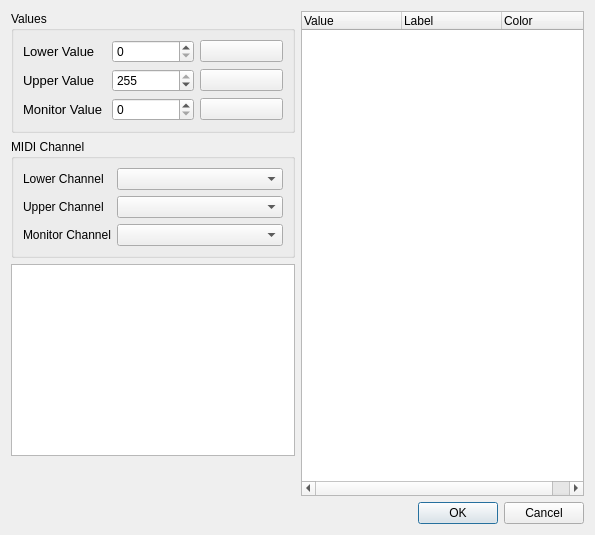
<?xml version="1.0" encoding="UTF-8"?>
<ui version="4.0">
 <class>CustomFeedbackDialog</class>
 <widget class="QDialog" name="CustomFeedbackDialog">
  <property name="geometry">
   <rect>
    <x>0</x>
    <y>0</y>
    <width>595</width>
    <height>535</height>
   </rect>
  </property>
  <property name="windowTitle">
   <string>Custom Feedback Configuration</string>
  </property>
  <layout class="QGridLayout" name="gridLayout_2">
   <item row="0" column="0">
    <widget class="QGroupBox" name="groupBox">
     <property name="sizePolicy">
      <sizepolicy hsizetype="Expanding" vsizetype="Preferred">
       <horstretch>0</horstretch>
       <verstretch>0</verstretch>
      </sizepolicy>
     </property>
     <property name="title">
      <string>Values</string>
     </property>
     <layout class="QGridLayout" name="gridLayout">
      <item row="0" column="0">
       <widget class="QLabel" name="m_lowerLabel">
        <property name="font">
         <font>
          <pointsize>10</pointsize>
         </font>
        </property>
        <property name="text">
         <string>Lower Value</string>
        </property>
       </widget>
      </item>
      <item row="2" column="1">
       <widget class="QSpinBox" name="m_monitorSpin">
        <property name="maximum">
         <number>255</number>
        </property>
       </widget>
      </item>
      <item row="0" column="1">
       <widget class="QSpinBox" name="m_lowerSpin">
        <property name="maximum">
         <number>255</number>
        </property>
       </widget>
      </item>
      <item row="2" column="0">
       <widget class="QLabel" name="m_monitorLabel">
        <property name="font">
         <font>
          <pointsize>10</pointsize>
         </font>
        </property>
        <property name="text">
         <string>Monitor Value</string>
        </property>
       </widget>
      </item>
      <item row="1" column="0">
       <widget class="QLabel" name="m_upperLabel">
        <property name="font">
         <font>
          <pointsize>10</pointsize>
         </font>
        </property>
        <property name="text">
         <string>Upper Value</string>
        </property>
       </widget>
      </item>
      <item row="1" column="1">
       <widget class="QSpinBox" name="m_upperSpin">
        <property name="minimum">
         <number>0</number>
        </property>
        <property name="maximum">
         <number>255</number>
        </property>
        <property name="value">
         <number>255</number>
        </property>
       </widget>
      </item>
      <item row="0" column="2">
       <widget class="QPushButton" name="m_lowerColor">
        <property name="toolTip">
         <string>Color Selection</string>
        </property>
        <property name="text">
         <string notr="true"/>
        </property>
       </widget>
      </item>
      <item row="1" column="2">
       <widget class="QPushButton" name="m_upperColor">
        <property name="toolTip">
         <string>Color Selection</string>
        </property>
        <property name="text">
         <string notr="true"/>
        </property>
       </widget>
      </item>
      <item row="2" column="2">
       <widget class="QPushButton" name="m_monitorColor">
        <property name="toolTip">
         <string>Color Selection</string>
        </property>
        <property name="text">
         <string notr="true"/>
        </property>
       </widget>
      </item>
     </layout>
    </widget>
   </item>
   <item row="1" column="0">
    <widget class="QGroupBox" name="m_midiChannelGroup">
     <property name="title">
      <string>MIDI Channel</string>
     </property>
     <layout class="QGridLayout" name="gridLayout_3">
      <item row="1" column="0">
       <widget class="QLabel" name="label_2">
        <property name="text">
         <string>Upper Channel</string>
        </property>
       </widget>
      </item>
      <item row="0" column="0">
       <widget class="QLabel" name="label">
        <property name="sizePolicy">
         <sizepolicy hsizetype="Minimum" vsizetype="Preferred">
          <horstretch>0</horstretch>
          <verstretch>0</verstretch>
         </sizepolicy>
        </property>
        <property name="text">
         <string>Lower Channel</string>
        </property>
       </widget>
      </item>
      <item row="0" column="1">
       <widget class="QComboBox" name="m_lowerChannelCombo">
        <property name="sizePolicy">
         <sizepolicy hsizetype="MinimumExpanding" vsizetype="Fixed">
          <horstretch>0</horstretch>
          <verstretch>0</verstretch>
         </sizepolicy>
        </property>
       </widget>
      </item>
      <item row="1" column="1">
       <widget class="QComboBox" name="m_upperChannelCombo"/>
      </item>
      <item row="2" column="0">
       <widget class="QLabel" name="label_3">
        <property name="text">
         <string>Monitor Channel</string>
        </property>
       </widget>
      </item>
      <item row="2" column="1">
       <widget class="QComboBox" name="m_monitorChannelCombo"/>
      </item>
     </layout>
    </widget>
   </item>
   <item row="4" column="0" colspan="2">
    <widget class="QDialogButtonBox" name="buttonBox">
     <property name="orientation">
      <enum>Qt::Orientation::Horizontal</enum>
     </property>
     <property name="standardButtons">
      <set>QDialogButtonBox::StandardButton::Cancel|QDialogButtonBox::StandardButton::Ok</set>
     </property>
    </widget>
   </item>
   <item row="0" column="1" rowspan="4">
    <widget class="QTreeWidget" name="m_profileColorsTree">
     <column>
      <property name="text">
       <string>Value</string>
      </property>
     </column>
     <column>
      <property name="text">
       <string>Label</string>
      </property>
     </column>
     <column>
      <property name="text">
       <string>Color</string>
      </property>
     </column>
    </widget>
   </item>
   <item row="3" column="0">
    <spacer name="verticalSpacer">
     <property name="orientation">
      <enum>Qt::Orientation::Vertical</enum>
     </property>
     <property name="sizeHint" stdset="0">
      <size>
       <width>20</width>
       <height>40</height>
      </size>
     </property>
    </spacer>
   </item>
   <item row="2" column="0">
    <widget class="QPlainTextEdit" name="m_customFeedbackTextArea"/>
   </item>
  </layout>
 </widget>
 <tabstops>
  <tabstop>m_lowerSpin</tabstop>
  <tabstop>m_lowerColor</tabstop>
  <tabstop>m_upperSpin</tabstop>
  <tabstop>m_upperColor</tabstop>
  <tabstop>m_monitorSpin</tabstop>
  <tabstop>m_monitorColor</tabstop>
  <tabstop>m_lowerChannelCombo</tabstop>
  <tabstop>m_upperChannelCombo</tabstop>
  <tabstop>m_monitorChannelCombo</tabstop>
  <tabstop>m_profileColorsTree</tabstop>
 </tabstops>
 <resources/>
 <connections>
  <connection>
   <sender>buttonBox</sender>
   <signal>accepted()</signal>
   <receiver>CustomFeedbackDialog</receiver>
   <slot>accept()</slot>
   <hints>
    <hint type="sourcelabel">
     <x>254</x>
     <y>528</y>
    </hint>
    <hint type="destinationlabel">
     <x>157</x>
     <y>274</y>
    </hint>
   </hints>
  </connection>
  <connection>
   <sender>buttonBox</sender>
   <signal>rejected()</signal>
   <receiver>CustomFeedbackDialog</receiver>
   <slot>reject()</slot>
   <hints>
    <hint type="sourcelabel">
     <x>322</x>
     <y>528</y>
    </hint>
    <hint type="destinationlabel">
     <x>286</x>
     <y>274</y>
    </hint>
   </hints>
  </connection>
 </connections>
</ui>
